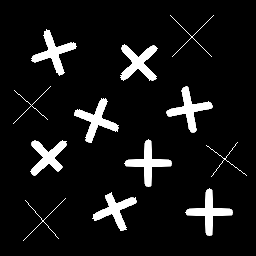
#> input picture Resources/art8.png, 256 x 256 px
$ jupyter execute 'Connected Components.ipynb'
#> lines starting #> are read from the running program, lines starting #| are printed output that depends on the picture; after the words box and inside, x2 and y2 are one past the last pixel; in counts of white or black regions, pixels touching at a corner belong together
[cell 1]
import cv2
import matplotlib.pyplot as plt
import numpy as np
img = cv2.imread("Resources/art8.png", 0)
#> img: shape (256, 256); min 0, max 255, mean 21.3
img = cv2.resize(img, (256, 256))
img = img.astype('uint64')
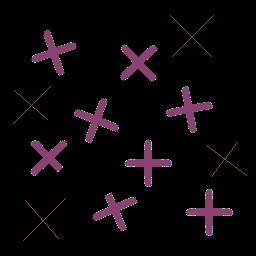
#> img: shape (256, 256) uint64; 40 distinct labels, from 0 to 255; one colour per label, 0 black

threshold = 40
img[img <= threshold] = 0
#> img: shape (256, 256) uint64; 39 distinct labels, from 0 to 255
img[img > threshold] = 1
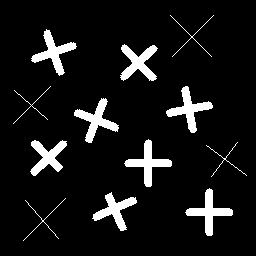
#> img: shape (256, 256) uint64; values 0 (black) and 1 (white), 8.5% white; 12 white regions, largest, box (x1, y1, x2, y2) and area: (120, 44, 158, 81) 672, (74, 98, 119, 143) 670, (124, 139, 172, 187) 670

[cell 2]
plt.figure(figsize=(8,8))
plt.imshow(img, cmap = 'gray')

[cell 3]
np.unique(img)
#> Out = [0, 1]

[cell 4]
visited = []
pixels = []

def four_connected_component(i, j, set):
    global pixels, img, visited
    (p1, q1) = (i, j-1)
    (p2, q2) = (i, j+1)
    (p3, q3) = (i-1, j)
    (p4, q4) = (i+1, j)

    if q1 != -1 and (img[p1][q1] in set) and ((p1, q1) not in visited):
        pixels.append((p1, q1))
        visited.append((p1, q1))
        four_connected_component(p1, q1, set)

    if q2 < h and (img[p2][q2] in set) and ((p2, q2) not in visited):
        pixels.append((p2, q2))
        visited.append((p2, q2))
        four_connected_component(p2, q2, set)

    if p3 != -1 and (img[p3][q3] in set) and ((p3, q3) not in visited):
        pixels.append((p3, q3))
        visited.append((p3, q3))
        four_connected_component(p3, q3, set)

    if p4 < w and (img[p4][q4] in set) and ((p4, q4) not in visited):
        pixels.append((p4, q4))
        visited.append((p4, q4))
        four_connected_component(p4, q4, set)
    return pixels

[cell 5]
v = {1}
print(v)
four_components = []

(w, h) = img.shape
#> w = 256; h = 256
for i in range(w):
    for j in range(h):
        if img[i][j] in v and ((i, j) not in visited):
            pixels = []
            pixels = four_connected_component(i, j, v)
            if pixels:
                visited.append((i, j))
                four_components.append(pixels)

[cell 6]
import matplotlib.pyplot as plt
import random
image_connected = np.zeros_like(img)

fig = plt.figure()
for component in four_components:
    color = random.randint(1, 255)
    for point in component:
        (i, j) = point
        image_connected[i][j] = color
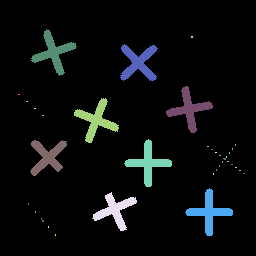
#> image_connected: shape (256, 256) uint64; 35 distinct labels, from 0 to 253; one colour per label, 0 black
plt.imshow(image_connected, cmap = 'gray')

[cell 7]
visited = []
pixels = []

def eight_connected_component(i, j, set):
    global pixels, img, visited
    (p1, q1) = (i, j-1)
    (p2, q2) = (i, j+1)
    (p3, q3) = (i-1, j)
    (p4, q4) = (i+1, j)
    (p5, q5) = (i+1, j-1)
    (p6, q6) = (i-1, j+1)
    (p7, q7) = (i-1, j-1)
    (p8, q8) = (i+1, j+1)

    if q1 != -1 and (img[p1][q1] in set) and ((p1, q1) not in visited):
        pixels.append((p1, q1))
        visited.append((p1, q1))
        eight_connected_component(p1, q1, set)

    if q2 < h and (img[p2][q2] in set) and ((p2, q2) not in visited):
        pixels.append((p2, q2))
        visited.append((p2, q2))
        eight_connected_component(p2, q2, set)

    if p3 != -1 and (img[p3][q3] in set) and ((p3, q3) not in visited):
        pixels.append((p3, q3))
        visited.append((p3, q3))
        eight_connected_component(p3, q3, set)

    if p4 < w and (img[p4][q4] in set) and ((p4, q4) not in visited):
        pixels.append((p4, q4))
        visited.append((p4, q4))
        eight_connected_component(p4, q4, set)


    if p5 < w and q5 != -1 and (img[p5][q5] in set) and ((p5, q5) not in visited):
        pixels.append((p5, q5))
        visited.append((p5, q5))
        eight_connected_component(p5, q5, set)

    if p6 != -1 and q6 < h and (img[p6][q6] in set) and ((p6, q6) not in visited):
        pixels.append((p6, q6))
        visited.append((p6, q6))
        eight_connected_component(p6, q6, set)

    if p7 != -1 and q7 != -1 and (img[p7][q7] in set) and ((p7, q7) not in visited):
        pixels.append((p7, q7))
        visited.append((p7, q7))
        eight_connected_component(p7, q7, set)

    if p8 < w and q8 < h and (img[p8][q8] in set) and ((p8, q8) not in visited):
        pixels.append((p8, q8))
        visited.append((p8, q8))
        eight_connected_component(p8, q8, set)

    return pixels

[cell 8]
v = {1}
print(v)
eight_components = []

(w, h) = img.shape
for i in range(w):
    for j in range(h):
        if img[i][j] in v and ((i, j) not in visited):
            pixels = []
            pixels = eight_connected_component(i, j, v)
            if pixels:
                visited.append((i, j))
                eight_components.append(pixels)

[cell 9]
import matplotlib.pyplot as plt
import random
image_connected = np.zeros_like(img)

fig = plt.figure()
for component in eight_components:
    color = random.randint(1, 255)
    for point in component:
        (i, j) = point
        image_connected[i][j] = color
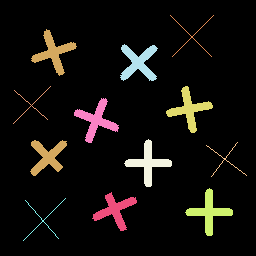
#> image_connected: shape (256, 256) uint64; 12 distinct labels, from 0 to 231; one colour per label, 0 black
plt.imshow(image_connected, cmap = 'gray')
